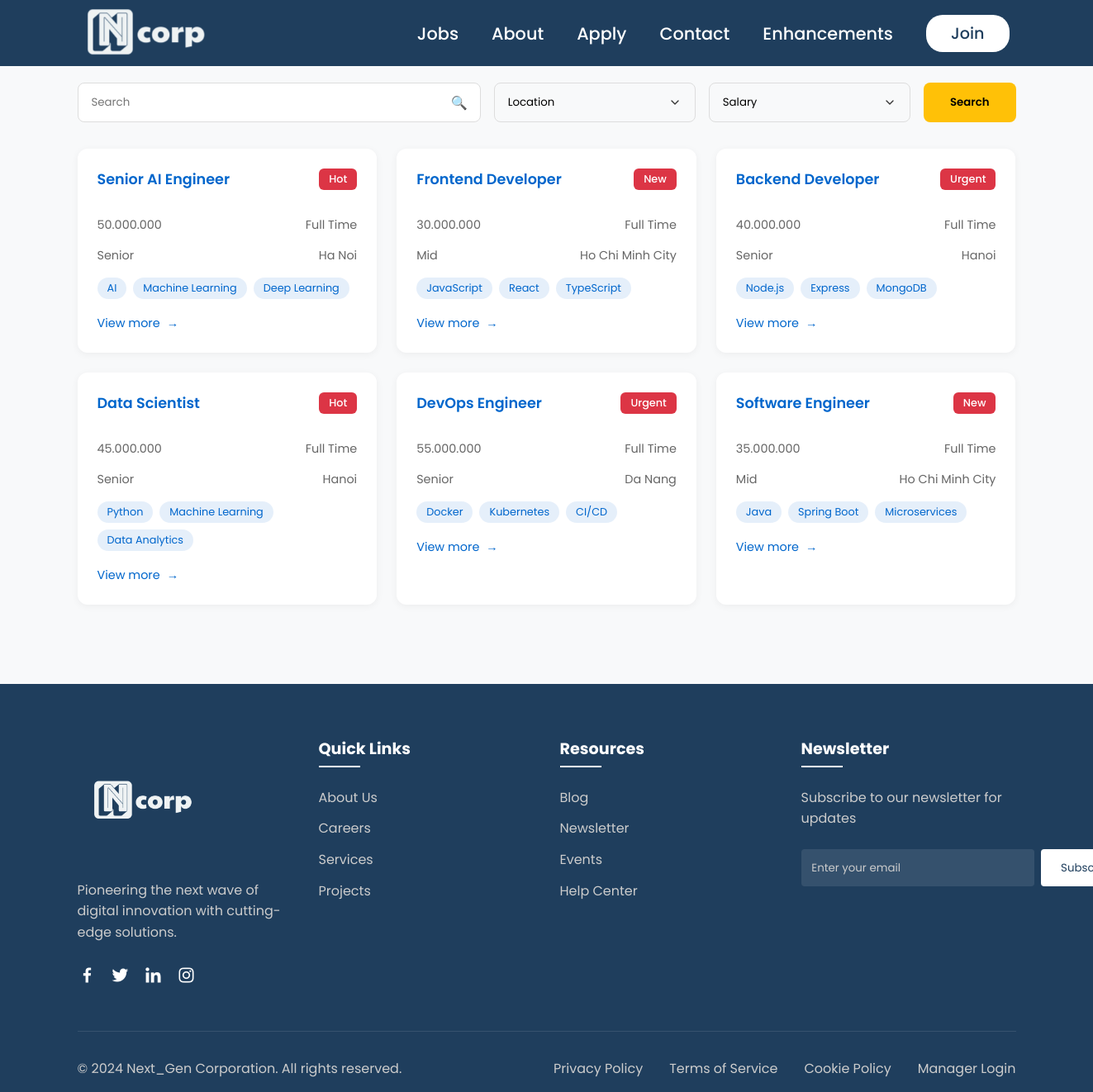
/jobs.php, run on the app's committed database.
### tables this page shows
CREATE TABLE IF NOT EXISTS `jobs` (
  `id` int NOT NULL AUTO_INCREMENT,
  `title` varchar(255) NOT NULL,
  `tag` varchar(50) DEFAULT NULL,
  `salary` varchar(50) DEFAULT NULL,
  `type` varchar(50) DEFAULT NULL,
  `level` varchar(50) DEFAULT NULL,
  `location` varchar(100) DEFAULT NULL,
  `tags` TEXT DEFAULT NULL,
  `link` varchar(255) DEFAULT NULL,
  `description` text,
  PRIMARY KEY (`id`)
);

### jobs.php (the view, shortened to what this page needs)
<?php
    require("settings.php");
    $conn = new mysqli($host, $user, $pwd, $sql_db);
    $searchKeyword = isset($_GET['search']) ? strtolower(trim($_GET['search'])) : '';
    $query = "SELECT * FROM jobs";
    $stmt = $conn->prepare($query);
    $stmt->execute();
    $result = $stmt->get_result();
?>
<!DOCTYPE html>
<html lang="en">
<head>
    <link rel="stylesheet" href="styles/style.css">
    <link rel="stylesheet" href="styles/style-jobs.css">
    <link href='https://unpkg.com/boxicons@2.1.4/css/boxicons.min.css' rel='stylesheet'>
</head>
<body>
    <?php require("header.inc"); ?>
    <div class="container">
        <form class="search-container" method="GET">
            <div class="search-box">
                <input type="text" name="search" placeholder="Search" value="<?php echo htmlspecialchars($searchKeyword); ?>">
            </div>
            <select name="location">
                <option value="">Location</option>
            </select>
            <select name="salary">
                <option value="">Salary</option>
            </select>
            <button type="submit" class="search-btn">Search</button>
        </form>
        <div class="jobs-grid">
            <?php while ($job = $result->fetch_assoc()): ?>
                <div class="job-card">
                    <div class="job-header">
                        <h3 class="job-title"><?php echo htmlspecialchars($job['title']); ?></h3>
                        <span class="hot-tag"><?php echo htmlspecialchars($job['tag']); ?></span>
                    </div>
                    <div class="job-info">
                        <span><?php echo htmlspecialchars($job['salary']); ?></span>
                        <span><?php echo htmlspecialchars($job['type']); ?></span>
                    </div>
                    <div class="job-info">
                        <span><?php echo htmlspecialchars($job['level']); ?></span>
                        <span><?php echo htmlspecialchars($job['location']); ?></span>
                    </div>
                    <div class="tags">
                        <?php foreach (json_decode($job['tags']) as $tag): ?>
                            <span class="tag"><?php echo htmlspecialchars(trim($tag)); ?></span>
                        <?php endforeach; ?>
                    </div>
                    <a href="job_detail.php?id=<?php echo $job['id']; ?>" class="view-more">View more</a>
                </div>
            <?php endwhile; ?>
        </div>
    </div>
    <?php require("footer.inc"); ?>
</body>
</html>

### header.inc (shortened to what this page needs)
<header>
        <div id="navbar" class="obj-width">
            <a href="index.php"><img class="logo" src="images/logo.png" alt="Next_gen logo"></a>
            <ul id="menu">
                <li><a class="navbar_button" href="jobs.php">Jobs</a></li>
                <li><a class="navbar_button" href="about.php">About</a></li>
                <li><a class="navbar_button" href="apply.php">Apply</a></li>
                <li><a class="navbar_button" href="contact.php">Contact</a></li>
                <li class="dropdown">
                    <a class="navbar_button dropbtn" href="#">Enhancements</a>
                </li>
                <?php if(isset($_SESSION["user_id"])): ?>
                    <li><a id="w-btn" href="after_login.php"><i class='bx bx-user'></i></a></li>
                <?php else: ?>
                    <li><a id="w-btn" href="join.php">Join</a></li>
                <?php endif; ?>
            </ul>
        </div>
    </header>

### footer.inc
<footer>
        <div class="footer-container">
            <div class="footer-top">
                <div class="footer-section">
                    <img class="footer-logo" src="images/logo.png" alt="Next_gen logo">
                    <p>Pioneering the next wave of digital innovation with cutting-edge solutions.</p>
                    <div class="social-links">
                        <a href="https://www.facebook.com"><i class='bx bxl-facebook'></i></a>
                        <a href="https://www.twitter.com"><i class='bx bxl-twitter'></i></a>
                        <a href="https://www.linkedin.com"><i class='bx bxl-linkedin'></i></a>
                        <a href="https://www.instagram.com"><i class='bx bxl-instagram'></i></a>
                    </div>
                </div>
                <div class="footer-section">
                    <h4>Quick Links</h4>
                    <ul>
                        <li><a href="about.php">About Us</a></li>
                        <li><a href="jobs.php">Careers</a></li>
                        <li><a href="#">Services</a></li>
                        <li><a href="#">Projects</a></li>
                    </ul>
                </div>
                <div class="footer-section">
                    <h4>Resources</h4>
                    <ul>
                        <li><a href="#">Blog</a></li>
                        <li><a href="#">Newsletter</a></li>
                        <li><a href="#">Events</a></li>
                        <li><a href="#">Help Center</a></li>
                    </ul>
                </div>
                <div class="footer-section">
                    <h4>Newsletter</h4>
                    <p>Subscribe to our newsletter for updates</p>
                    <form class="newsletter-form">
                        <input type="email" placeholder="Enter your email" name="email">
                        <button type="submit">Subscribe</button>
                    </form>
                </div>
            </div>
            <div class="footer-bottom">
                <p>&copy; 2024 Next_Gen Corporation. All rights reserved.</p>
                <div class="footer-bottom-links">
                    <a href="#">Privacy Policy</a>
                    <a href="#">Terms of Service</a>
                    <a href="#">Cookie Policy</a>
                    <a href="Mana_log.php">Manager Login</a>
                </div>
            </div>
        </div>
    </footer>

### styles/style.css (style rules this page uses)
* { margin: 0; padding: 0; box-sizing: border-box; font-family: "Poppins", sans-serif; }
.obj-width { max-width: 1200px; margin: auto; }
body { position: relative; }
h3 { font-size: 1.2rem; font-weight: 500; padding-bottom: 1rem; text-align: center; }
header { background-color: #1f3e5d; position: fixed; width: 100%; top: 0; z-index: 1000; transition: background-color 0.3s; }
#navbar { display: flex; justify-content: space-between; align-items: center; height: 80px; max-width: 1200px; margin: auto; padding: 0 20px; }
#navbar .logo { width: 180px; opacity: 0; animation: fadeInUp 0.8s forwards; }
#menu { display: flex; justify-content: flex-end; align-items: center; list-style: none; box-shadow: none; }
#menu li { opacity: 0; animation: fadeInUp 0.8s forwards; }
#menu li:nth-child(1) { animation-delay: 0.1s; }
#menu li:nth-child(2) { animation-delay: 0.2s; }
#menu li:nth-child(3) { animation-delay: 0.3s; }
#menu li:nth-child(4) { animation-delay: 0.4s; }
.navbar_button { color: #fff; text-decoration: none; margin-left: 40px; font-size: 1.3rem; font-weight: 500; position: relative; transition: color 0.3s; }
.navbar_button::after { content: ''; position: absolute; width: 100%; height: 2px; bottom: -5px; left: 0; background-color: white; transform: scaleX(0); transition: transform 0.3s; }
#w-btn { margin-left: 40px; margin-right: 20px; font-size: 1.2rem; font-weight: 500; background: #fff; color: #1f3e5d; padding: 9px 30px; border-radius: 20px; border: none; cursor: pointer; transition: all 0.3s; opacity: 0; animation: fadeInUp 0.8s forwards 0.5s; text-decoration: none; }
footer { background-color: #1f3e5d; color: #fff; padding: 4rem 0 1rem 0; margin-top: 4rem; }
.footer-container { max-width: 1200px; margin: 0 auto; padding: 0 2rem; }
.footer-top { display: grid; grid-template-columns: repeat(auto-fit, minmax(250px, 1fr)); gap: 2rem; margin-bottom: 3rem; }
.footer-section { opacity: 0; animation: fadeInUp 0.8s forwards; }
.footer-section:nth-child(1) { animation-delay: 0.1s; }
.footer-section:nth-child(2) { animation-delay: 0.2s; }
.footer-section:nth-child(3) { animation-delay: 0.3s; }
.footer-section:nth-child(4) { animation-delay: 0.4s; }
.footer-logo { width: 150px; margin-bottom: 1rem; }
.footer-section p { color: #ccc; margin-bottom: 1.5rem; line-height: 1.6; }
.footer-section h4 { color: #fff; margin-bottom: 1.5rem; font-size: 1.2rem; position: relative; padding-bottom: 0.5rem; }
.footer-section h4::after { content: ''; position: absolute; left: 0; bottom: 0; width: 50px; height: 2px; background: #fff; transition: width 0.3s ease; }
.footer-section ul { list-style: none; }
.footer-section ul li { margin-bottom: 0.8rem; }
.footer-section ul li a { color: #ccc; text-decoration: none; transition: color 0.3s ease, padding-left 0.3s ease; }
.social-links { display: flex; gap: 1rem; }
.social-links a { color: #fff; font-size: 1.5rem; transition: transform 0.3s ease; }
.newsletter-form { display: flex; gap: 0.5rem; }
.newsletter-form input { padding: 0.8rem; border: none; border-radius: 4px; background: rgba(255, 255, 255, 0.1); color: #fff; flex: 1; }
.newsletter-form input::placeholder { color: #ccc; }
.newsletter-form button { padding: 0.8rem 1.5rem; border: none; border-radius: 4px; background: #fff; color: #1f3e5d; cursor: pointer; transition: transform 0.3s ease; }
.footer-bottom { padding-top: 2rem; border-top: 1px solid rgba(255, 255, 255, 0.1); display: flex; justify-content: space-between; align-items: center; flex-wrap: wrap; gap: 1rem; }
.footer-bottom p { color: #ccc; }
.footer-bottom-links { display: flex; gap: 2rem; }
.footer-bottom-links a { color: #ccc; text-decoration: none; transition: color 0.3s ease; }

### header.inc (style rules this page uses)
.dropdown { position: relative; display: inline-block; }
.dropdown .dropbtn { display: flex; align-items: center; gap: 5px; }
.dropdown .dropbtn::after { display: inline-block; font-size: 0.7em; margin-left: 5px; transition: transform 0.4s ease; }

### data on the page
jobs: title "Senior AI Engineer", tag "Hot", salary "50.000.000", type "Full Time", level "Senior", location "Ha Noi", tags "AI", tags "Machine Learning", tags "Deep Learning"
jobs: title "Frontend Developer", tag "New", salary "30.000.000", type "Full Time", level "Mid", location "Ho Chi Minh City", tags "JavaScript", tags "React", tags "TypeScript"
jobs: title "Backend Developer", tag "Urgent", salary "40.000.000", type "Full Time", level "Senior", location "Hanoi", tags "Node.js", tags "Express", tags "MongoDB"
jobs: title "Data Scientist", tag "Hot", salary "45.000.000", type "Full Time", level "Senior", location "Hanoi", tags "Python", tags "Machine Learning", tags "Data Analytics"
jobs: title "DevOps Engineer", tag "Urgent", salary "55.000.000", type "Full Time", level "Senior", location "Da Nang", tags "Docker", tags "Kubernetes", tags "CI/CD"
jobs: title "Software Engineer", tag "New", salary "35.000.000", type "Full Time", level "Mid", location "Ho Chi Minh City", tags "Java", tags "Spring Boot", tags "Microservices"
